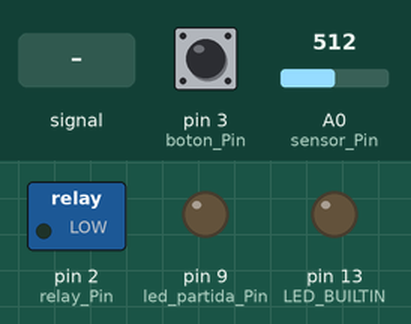
A sketch run on a simulated Arduino Uno, built with avr-gcc and run on an emulated ATmega328P. Parts: switched loads named in the sketch (green lamp = pin HIGH), output pins drawn as LEDs (lit = HIGH). The inputs (shaded band) are chosen by the test bench; at power-on: pin 3 (boton_Pin) LOW, A0 (sensor_Pin) = 512.

Above: at 1.2 s.
1.3 s: A0 (sensor_Pin) fed a 1000 Hz sine of ±255 counts around its level
At 2.4 s:
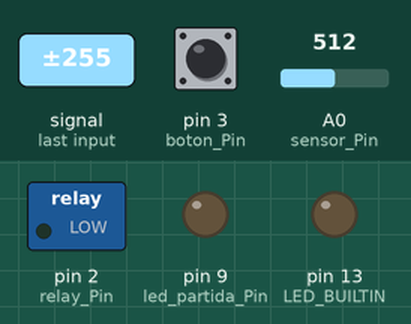
4.3 s: pin 3 (boton_Pin) pulled HIGH for 0.15 s
At 5.6 s:
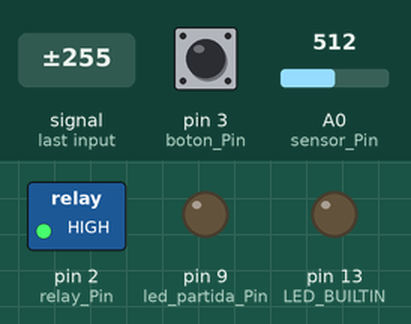
7.4 s: A0 (sensor_Pin) set to 716
At 9.45 s:
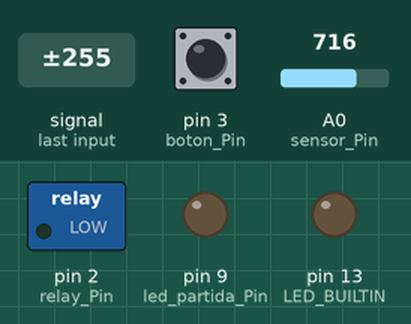
10.4 s: A0 (sensor_Pin) fed a 200 Hz sine of ±81 counts around its level
At 10.65 s:
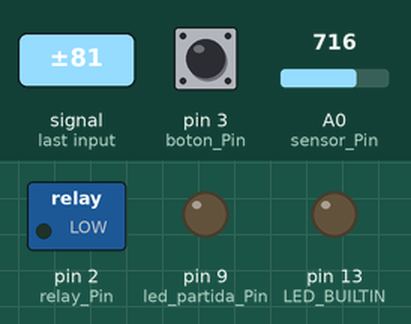
13.4 s: A0 (sensor_Pin) set to 518
At 13.66 s:
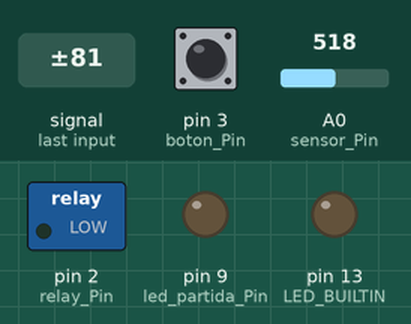
16.4 s: A0 (sensor_Pin) set to 486
At 17.2 s:
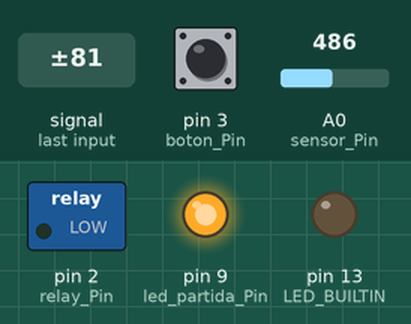
Timing chart, 0 to 18.9 s (numbered marks = the images above; inputs shaded):
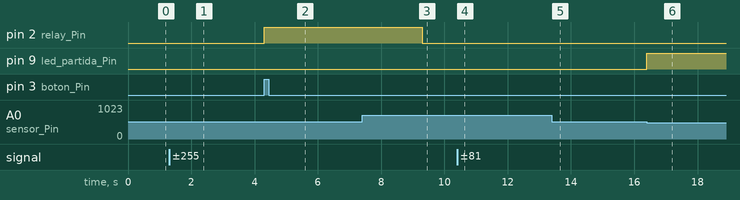

The sketch:

carrera_desigual.ino
```cpp
const int relay_Pin = 2;
const int boton_Pin = 3;
const int led_partida_Pin = 9;  // PWM
const int sensor_Pin = 0; // sensor de partida

unsigned long previousMillis = 0;

int relay_state = LOW;
int boton = LOW;
int intervalo = 1000;
int sensor = 1023;
int wait = HIGH;
int luz = 0;
int fade = 1;


void setup() {

pinMode(relay_Pin, OUTPUT);
pinMode(boton_Pin, INPUT);
pinMode(led_partida_Pin, OUTPUT);
pinMode(LED_BUILTIN, OUTPUT);

analogWrite(led_partida_Pin,0);
}

void loop() {

sensor = analogRead(sensor_Pin);
wait = (sensor>500);

if (!wait) {
  luz = 255;
  fade = -1;
  boton = digitalRead(boton_Pin);
  if (boton) {
  analogWrite(led_partida_Pin, 0);
  luz = 0;
  fade = 1;
  digitalWrite(relay_Pin, HIGH);
  delay(5000);
  digitalWrite(relay_Pin, LOW);
}

}

else{
  unsigned long currentMillis = millis();
  if (currentMillis - previousMillis >= 5) {
    previousMillis = currentMillis;

  luz = luz + fade;
  if (luz <= 0 || luz >= 255) {
    fade = -fade;
  }
  }
}

analogWrite(led_partida_Pin, luz);
/*sensor = analogRead(sensor_Pin);

if (sensor<500) {
  analogWrite(led_partida_Pin, 255);
}
else {
  analogWrite(led_partida_Pin, 0);
}

boton = digitalRead(boton_Pin);

if (boton) {
  digitalWrite(relay_Pin, HIGH);
  delay(5000);
  digitalWrite(relay_Pin, LOW);
}

delay (10);*/

}
```

Measured:
- the behaviour switches between 501 and 500 on A0 (sensor_Pin) (found by bisection; images 5 and 6)
- after the input at 1.3 s, pin 9 (led_partida_Pin): stays LOW (without the input it goes to HIGH after 3.0 s)
- after the input at 4.3 s, pin 2 (relay_Pin): LOW → HIGH at once; pin 9 (led_partida_Pin): stays LOW (without the input it goes to HIGH after 3.0 s)
- after the input at 7.4 s, pin 9 (led_partida_Pin): stays LOW (without the input it goes to HIGH after 3.0 s)
- after the input at 10.4 s, pin 9 (led_partida_Pin): stays LOW (without the input it goes to HIGH after 3.0 s)
- after the input at 13.4 s, pin 9 (led_partida_Pin): stays LOW (without the input it goes to HIGH after 3.0 s)
- after the input at 16.4 s, pin 9 (led_partida_Pin): LOW → HIGH at once
